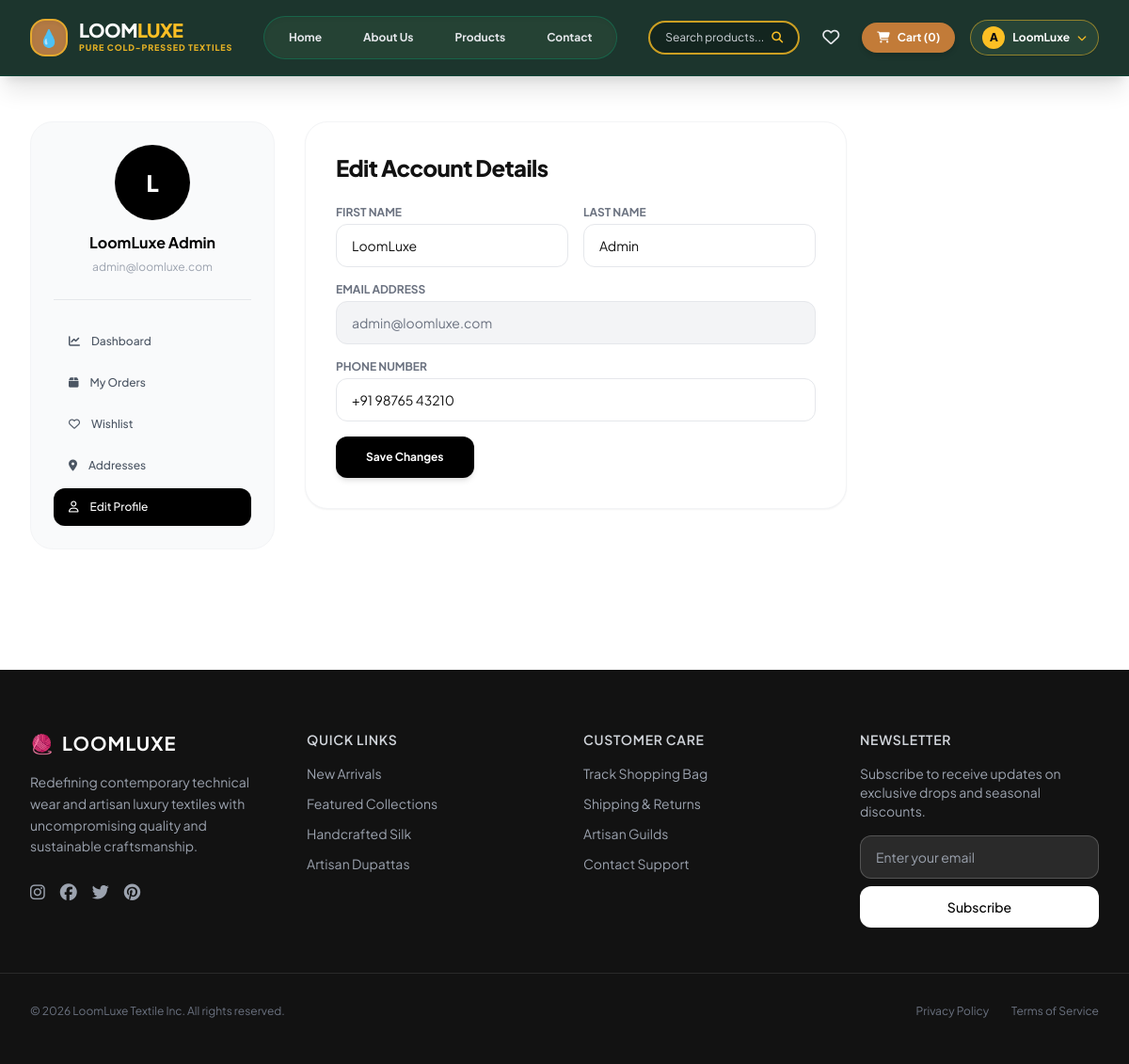
Screenshot of /accounts/profile/ (signed in) with the database file from the repository.
### accounts/models.py (models this page shows, shortened)
class User(AbstractUser):
    email = models.EmailField(unique=True)
    phone = models.CharField(max_length=15, blank=True)
    avatar = models.ImageField(upload_to='avatars/', blank=True, null=True)
    date_of_birth = models.DateField(blank=True, null=True)
    gender = models.CharField(max_length=10, choices=[
        ('male', 'Male'),
        ('female', 'Female'),
        ('other', 'Other'),
    ], blank=True)
    is_verified = models.BooleanField(default=False)
    created_at = models.DateTimeField(auto_now_add=True)
    updated_at = models.DateTimeField(auto_now=True)
    class Meta:
        db_table = 'users'

### accounts/views.py (the view)
# urls.py: path('profile/', views.profile_view, name='profile'),
@login_required
def profile_view(request):
    if request.method == 'POST':
        form = ProfileForm(request.POST, request.FILES, instance=request.user)
        if form.is_valid():
            form.save()
            messages.success(request, 'Profile updated successfully!')
            return redirect('profile')
    else:
        form = ProfileForm(instance=request.user)
    return render(request, 'accounts/profile.html', {'form': form})

### accounts/forms.py
class ProfileForm(forms.ModelForm):
    class Meta:
        model = User
        fields = ['first_name', 'last_name', 'phone', 'date_of_birth', 'gender', 'avatar']
        widgets = {
            'first_name': forms.TextInput(attrs={'class': 'form-input'}),
            'last_name': forms.TextInput(attrs={'class': 'form-input'}),
            'phone': forms.TextInput(attrs={'class': 'form-input', 'placeholder': '+91'}),
            'date_of_birth': forms.DateInput(attrs={'class': 'form-input', 'type': 'date'}),
            'gender': forms.Select(attrs={'class': 'form-input'}),
        }

### cart/context_processors.py (called while the page is built, shortened)
def cart_count(request):
    count = 0
    if request.user.is_authenticated:
        from .models import Cart
        try:
            cart = Cart.objects.get(user=request.user)
            count = cart.total_items
        except Cart.DoesNotExist:
            pass
    return {'cart_count': count}

### cart/models.py (called while the page is built)
    @property
    def total_items(self):
        return sum(item.quantity for item in self.items.all())

### wishlist/context_processors.py (called while the page is built)
def wishlist_count(request):
    count = 0
    if request.user.is_authenticated:
        from .models import Wishlist
        count = Wishlist.objects.filter(user=request.user).count()
    return {'wishlist_count': count}

### templates/accounts/profile.html (shortened to what this page needs)
{% extends 'base.html' %}
{% load static %}
{% block content %}
<section class="max-w-7xl mx-auto px-4 sm:px-6 lg:px-8 py-12">
    <div class="grid grid-cols-1 lg:grid-cols-4 gap-8">
        <aside class="bg-gray-50 p-6 rounded-3xl border border-gray-100 h-fit space-y-6">
            <div class="text-center pb-6 border-b border-gray-200">
                <div class="w-20 h-20 bg-black text-white font-black text-2xl rounded-full flex items-center justify-center mx-auto mb-3">
                    {{ user.first_name|first|default:user.username|first|upper }}
                </div>
                <h3 class="font-bold text-base text-black">{{ user.get_full_name|default:user.username }}</h3>
                <span class="text-xs text-gray-400">{{ user.email }}</span>
            </div>
            <nav class="space-y-1 font-medium text-xs">
                <a href="{% url 'my_account' %}" class="flex items-center space-x-3 px-4 py-3 rounded-xl text-gray-600 hover:bg-gray-100 transition-all"><i class="fa-solid fa-chart-line"></i><span>Dashboard</span></a>
                <a href="{% url 'order_list' %}" class="flex items-center space-x-3 px-4 py-3 rounded-xl text-gray-600 hover:bg-gray-100 transition-all"><i class="fa-solid fa-box"></i><span>My Orders</span></a>
                <a href="{% url 'wishlist' %}" class="flex items-center space-x-3 px-4 py-3 rounded-xl text-gray-600 hover:bg-gray-100 transition-all"><i class="fa-regular fa-heart"></i><span>Wishlist</span></a>
                <a href="{% url 'addresses' %}" class="flex items-center space-x-3 px-4 py-3 rounded-xl text-gray-600 hover:bg-gray-100 transition-all"><i class="fa-solid fa-location-dot"></i><span>Addresses</span></a>
                <a href="{% url 'profile' %}" class="flex items-center space-x-3 px-4 py-3 rounded-xl bg-black text-white shadow-sm"><i class="fa-regular fa-user"></i><span>Edit Profile</span></a>
            </nav>
        </aside>
        <div class="lg:col-span-3">
            <div class="bg-white p-8 rounded-3xl border border-gray-100 shadow-sm max-w-xl space-y-6">
                <h1 class="text-2xl font-extrabold tracking-tight">Edit Account Details</h1>
                <form method="POST" action="{% url 'profile' %}" class="space-y-4">
                    <div class="grid grid-cols-2 gap-4">
                        <div>
                            <label class="block text-xs font-bold uppercase text-gray-500 mb-1">First Name</label>
                            <input type="text" name="first_name" value="{{ user.first_name }}" class="w-full border rounded-xl px-4 py-3 text-sm focus:outline-none focus:border-black">
                        </div>
                        <div>
                            <label class="block text-xs font-bold uppercase text-gray-500 mb-1">Last Name</label>
                            <input type="text" name="last_name" value="{{ user.last_name }}" class="w-full border rounded-xl px-4 py-3 text-sm focus:outline-none focus:border-black">
                        </div>
                    </div>
                    <div>
                        <label class="block text-xs font-bold uppercase text-gray-500 mb-1">Email Address</label>
                        <input type="email" value="{{ user.email }}" readonly class="w-full bg-gray-100 border rounded-xl px-4 py-3 text-sm text-gray-500 cursor-not-allowed">
                    </div>
                    <div>
                        <label class="block text-xs font-bold uppercase text-gray-500 mb-1">Phone Number</label>
                        <input type="text" name="phone" value="{{ user.phone }}" class="w-full border rounded-xl px-4 py-3 text-sm focus:outline-none focus:border-black">
                    </div>
                    <button type="submit" class="bg-black text-white px-8 py-3.5 rounded-xl font-bold text-xs shadow-md hover:bg-gray-800 transition-all">Save Changes</button>
                </form>
            </div>
        </div>
    </div>
</section>
{% endblock %}

### templates/base.html (shortened to what this page needs)
{% load static %}
<!DOCTYPE html>
<html lang="en">
<head>
    <script src="https://cdn.tailwindcss.com"></script>
    <link rel="stylesheet" href="https://cdnjs.cloudflare.com/ajax/libs/font-awesome/6.5.1/css/all.min.css">
</head>
<body class="bg-white text-brand-dark antialiased selection:bg-brand-dark selection:text-white font-sans">
    <header class="sticky top-0 z-40 bg-[#1c352d] text-white border-b border-emerald-900/60 shadow-xl transition-all duration-300">
        <div class="max-w-7xl mx-auto px-4 sm:px-6 lg:px-8 h-20 flex items-center justify-between gap-4">
            <a href="{% url 'home' %}" class="flex items-center space-x-3 group flex-shrink-0">
                <span class="w-10 h-10 rounded-2xl bg-[#b37a44] border-2 border-amber-400/70 flex items-center justify-center text-amber-100 text-lg shadow-inner group-hover:scale-105 transition-transform">
                    💧
                </span>
                <div class="flex flex-col">
                    <span class="text-xl font-black tracking-tight text-white uppercase leading-none">
                        Loom<span class="text-amber-400">Luxe</span>
                    </span>
                    <span class="text-[9px] font-extrabold uppercase tracking-widest text-amber-400/90 mt-0.5">
                        Pure Cold-Pressed Textiles
                    </span>
                </div>
            </a>
            <nav class="hidden md:flex items-center space-x-1 bg-[#274436]/90 border border-emerald-600/40 p-1.5 rounded-full text-xs font-bold shadow-inner">
                <a href="{% url 'home' %}" class="px-5 py-2 rounded-full transition-all duration-200 {% if request.resolver_match.url_name == 'home' %}bg-[#f5b82e] text-gray-950 font-extrabold shadow-sm{% else %}text-gray-200 hover:text-white hover:bg-white/10{% endif %}">
                    Home
                </a>
                <a href="{% url 'about' %}" class="px-5 py-2 rounded-full transition-all duration-200 {% if request.resolver_match.url_name == 'about' %}bg-[#f5b82e] text-gray-950 font-extrabold shadow-sm{% else %}text-gray-200 hover:text-white hover:bg-white/10{% endif %}">
                    About Us
                </a>
                <a href="{% url 'shop' %}" class="px-5 py-2 rounded-full transition-all duration-200 {% if request.resolver_match.url_name == 'shop' %}bg-[#f5b82e] text-gray-950 font-extrabold shadow-sm{% else %}text-gray-200 hover:text-white hover:bg-white/10{% endif %}">
                    Products
                </a>
                <a href="{% url 'contact' %}" class="px-5 py-2 rounded-full transition-all duration-200 {% if request.resolver_match.url_name == 'contact' %}bg-[#f5b82e] text-gray-950 font-extrabold shadow-sm{% else %}text-gray-200 hover:text-white hover:bg-white/10{% endif %}">
                    Contact
                </a>
            </nav>
            <div class="flex items-center space-x-3 sm:space-x-4">
                <button onclick="toggleSearchModal()" class="flex items-center space-x-2 bg-black/30 border-2 border-amber-400/80 hover:border-amber-400 text-gray-200 px-4 py-2 rounded-full text-xs transition-all shadow-sm">
                    <span class="hidden sm:inline text-gray-300">Search products...</span>
                    <i class="fa-solid fa-magnifying-glass text-amber-400 text-xs"></i>
                </button>
                <a href="{% url 'wishlist' %}" class="relative p-2 text-gray-200 hover:text-amber-400 rounded-full hover:bg-white/10 transition-all" title="Wishlist">
                    <i class="fa-regular fa-heart text-lg"></i>
                </a>
                <a href="{% url 'cart' %}" class="flex items-center space-x-2 bg-[#c27b38] hover:bg-[#b06d2d] text-white px-4 py-2 rounded-full text-xs font-bold transition-all shadow-md">
                    <i class="fa-solid fa-cart-shopping text-xs"></i>
                    <span>Cart (<span id="cartBadge">{{ cart_count|default:0 }}</span>)</span>
                </a>
                {% if user.is_authenticated %}
                <div class="relative inline-block text-left" id="user-menu-dropdown-container">
                    <button type="button" onclick="toggleUserMenu()" class="flex items-center space-x-2 bg-[#274436] border border-amber-400/50 hover:border-amber-400 text-white font-bold px-3 py-1.5 rounded-full text-xs transition-all shadow-sm focus:outline-none">
                        <span class="w-6 h-6 rounded-full bg-amber-400 text-gray-950 font-extrabold flex items-center justify-center text-xs uppercase shadow-sm">
                            {{ user.username|slice:":1" }}
                        </span>
                        <span class="hidden sm:inline text-white">{{ user.first_name|default:user.username }}</span>
                        <i class="fa-solid fa-chevron-down text-[10px] text-amber-400 ml-0.5"></i>
                    </button>
                </div>
                {% else %}
                <a href="{% url 'login' %}" class="flex items-center space-x-2 border-2 border-amber-400 bg-amber-400 text-gray-950 font-bold px-4 py-2 rounded-full text-xs hover:bg-amber-500 transition-all shadow-sm">
                    <i class="fa-regular fa-user text-xs"></i>
                    <span>Login</span>
                </a>
                {% endif %}
            </div>
        </div>
    </header>
    <main>
        {% block content %}{% endblock %}
    </main>
    <footer id="store" class="bg-brand-dark text-white pt-16 pb-12 mt-20">
        <div class="max-w-7xl mx-auto px-4 sm:px-6 lg:px-8 grid grid-cols-1 md:grid-cols-4 gap-10 mb-12">
            <div>
                <h3 class="text-xl font-bold tracking-wider uppercase mb-4 flex items-center gap-2">
                    <span>🧶</span> LoomLuxe
                </h3>
                <p class="text-gray-400 text-sm leading-relaxed mb-6">
                    Redefining contemporary technical wear and artisan luxury textiles with uncompromising quality and sustainable craftsmanship.
                </p>
                <div class="flex space-x-4 text-gray-400">
                    <a href="#" class="hover:text-white transition-colors"><i class="fa-brands fa-instagram text-lg"></i></a>
                    <a href="#" class="hover:text-white transition-colors"><i class="fa-brands fa-facebook text-lg"></i></a>
                    <a href="#" class="hover:text-white transition-colors"><i class="fa-brands fa-twitter text-lg"></i></a>
                    <a href="#" class="hover:text-white transition-colors"><i class="fa-brands fa-pinterest text-lg"></i></a>
                </div>
            </div>
            <div>
                <h4 class="text-sm font-semibold uppercase tracking-wider text-gray-300 mb-4">Quick Links</h4>
                <ul class="space-y-3 text-sm text-gray-400">
                    <li><a href="{% url 'shop' %}" class="hover:text-white transition-colors">New Arrivals</a></li>
                    <li><a href="{% url 'shop' %}?sort=popular" class="hover:text-white transition-colors">Featured Collections</a></li>
                    <li><a href="{% url 'shop' %}?category=silk-sarees" class="hover:text-white transition-colors">Handcrafted Silk</a></li>
                    <li><a href="{% url 'shop' %}?category=artisan-dupattas" class="hover:text-white transition-colors">Artisan Dupattas</a></li>
                </ul>
            </div>
            <div>
                <h4 class="text-sm font-semibold uppercase tracking-wider text-gray-300 mb-4">Customer Care</h4>
                <ul class="space-y-3 text-sm text-gray-400">
                    <li><a href="{% url 'cart' %}" class="hover:text-white transition-colors">Track Shopping Bag</a></li>
                    <li><a href="{% url 'contact' %}" class="hover:text-white transition-colors">Shipping & Returns</a></li>
                    <li><a href="{% url 'about' %}" class="hover:text-white transition-colors">Artisan Guilds</a></li>
                    <li><a href="{% url 'contact' %}" class="hover:text-white transition-colors">Contact Support</a></li>
                </ul>
            </div>
            <div>
                <h4 class="text-sm font-semibold uppercase tracking-wider text-gray-300 mb-4">Newsletter</h4>
                <p class="text-gray-400 text-sm mb-4">Subscribe to receive updates on exclusive drops and seasonal discounts.</p>
                <form onsubmit="handleSubscribe(event)" class="flex flex-col space-y-2">
                    <input type="email" placeholder="Enter your email" required class="bg-white/10 border border-white/20 rounded-xl px-4 py-3 text-sm text-white placeholder-gray-400 focus:outline-none focus:border-white">
                    <button type="submit" class="bg-white text-black font-medium py-3 rounded-xl hover:bg-gray-200 transition-all text-sm">Subscribe</button>
                </form>
            </div>
        </div>
        <div class="max-w-7xl mx-auto px-4 sm:px-6 lg:px-8 pt-8 border-t border-white/10 flex flex-col sm:flex-row items-center justify-between text-xs text-gray-500">
            <p>&copy; 2026 LoomLuxe Textile Inc. All rights reserved.</p>
            <div class="flex space-x-6 mt-4 sm:mt-0">
                <a href="#" class="hover:underline">Privacy Policy</a>
                <a href="#" class="hover:underline">Terms of Service</a>
            </div>
        </div>
    </footer>
</body>
</html>

### templates/base.html (style rules this page uses)
html { scroll-behavior: smooth; }

### rows the page displays
User: username "A", first_name "LoomLuxe", first_name|first "L", get_full_name "LoomLuxe Admin", email "admin@loomluxe.com", last_name "Admin", phone "+91 98765 43210"

### other values shown
{{ cart_count|default:0 }} "0"
